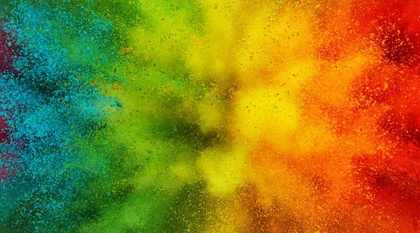
%> input picture img.jpg, 420 x 233 px, shrunk from 1800 x 1000 before the run
$ octave HistEqual.m   (GNU Octave 9; MATLAB toolbox functions it lacks are replaced by stand-ins)
%> lines starting %> are read from the running program, lines starting %| are printed output that depends on the picture
img = imread("img.jpg");
%> img is the input picture: size 233x420x3 uint8; mean R, G, B 143.4, 123.4, 28.7
if size(img, 3) == 3
    img = rgb2gray(img);
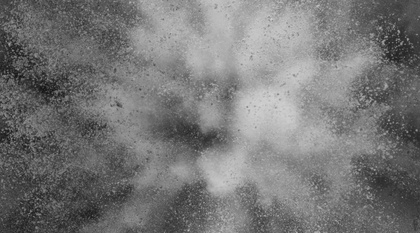
%> img: size 233x420 uint8; min 16, max 210, mean 118.6
end
[m,n]=size(img);
%> m = 233; n = 420
x = zeros(1, 256);
for i=1:1:m
    for j=1:1:n
        x(img(i,j)+1)=x(img(i,j)+1)+1;
    end
end
%> after the loop, x = 256 values, max 952 at index 97, min 0 at index 1, mean 382.3

pdf=zeros(1,256);
for i=0:1:255
    pdf(i+1)=x(i+1)/(m*n);
end
%> after the loop, pdf = 256 values, max 0.00973 at index 97, min 0 at index 1, mean 0.00391
cdf=zeros(1,256);
cdf(1)=pdf(1);
for i=1:1:255
    cdf(i+1)=pdf(i+1)+cdf(i);
end
%> after the loop, cdf = 256 values from 0 to 1
norm=zeros(1,256);
for i=1:1:256
    norm(i)=uint8(255*cdf(i));
end
%> after the loop, norm = 256 values from 0 to 255
equl_img=img;
for i=1:1:m
    for j=1:1:n
        equl_img(i,j)=norm(equl_img(i,j)+1);
    end
end
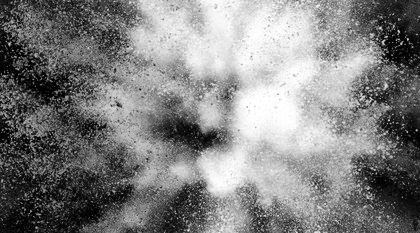
%> equl_img: size 233x420 uint8; min 0, max 255, mean 128.4
x1=zeros(1,256);
for i=1:1:m
    for j=1:1:n
        x1(equl_img(i,j)+1)=x1(equl_img(i,j)+1)+1;
    end
end
%> after the loop, x1 = 256 values, max 952 at index 85, min 0 at index 17, mean 382.3
figure;
subplot(2,2,1)
imhist(img)
subplot(2,2,2)
imhist(equl_img)
subplot(2,2,3)
imshow(equl_img)
subplot(2,2,4)
imshow(img)
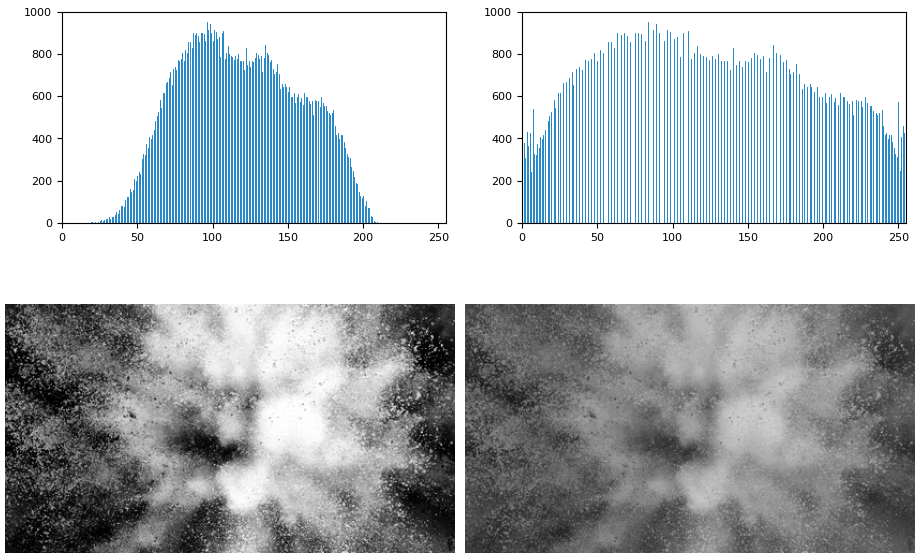
%> figure redrawn from the program's plot data, 4 panels
